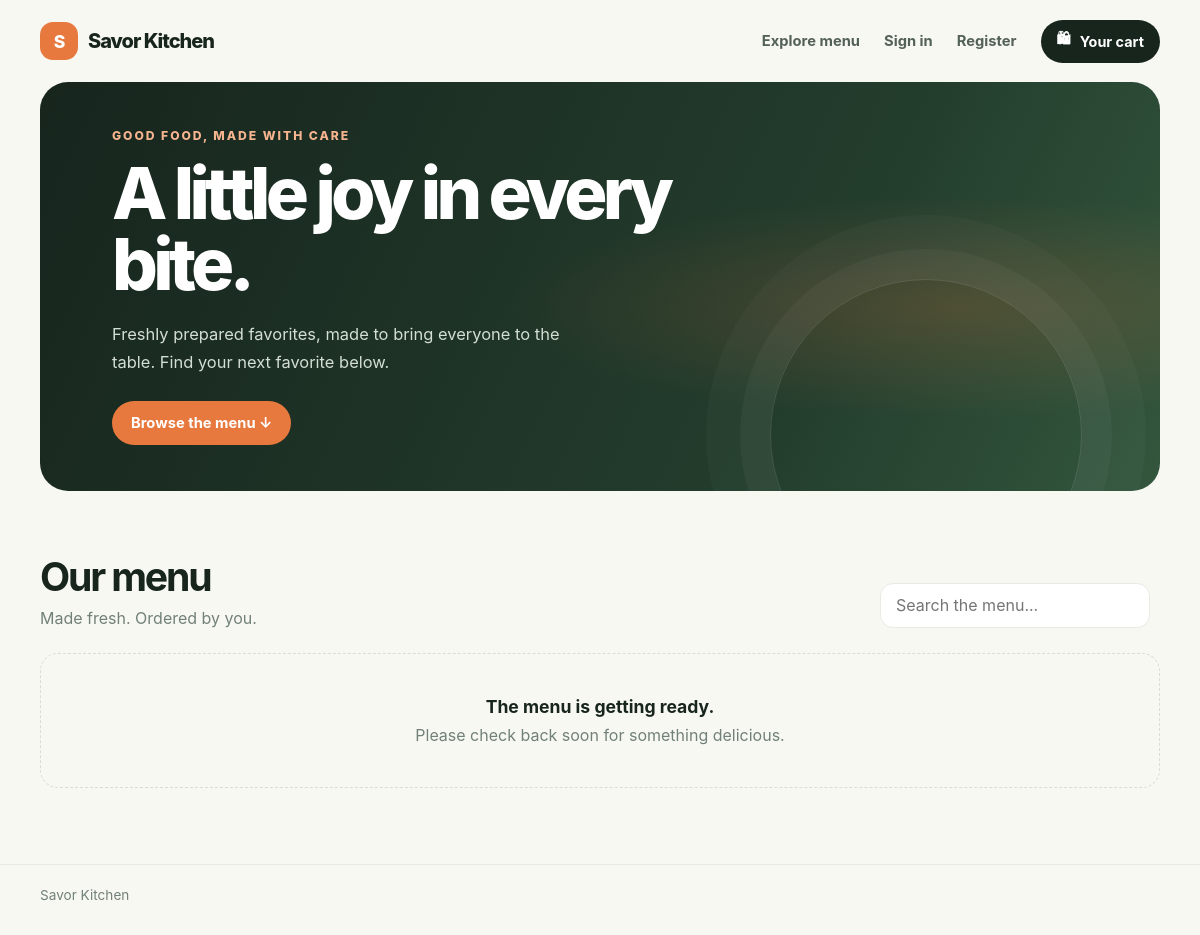
The app's page /, older data.
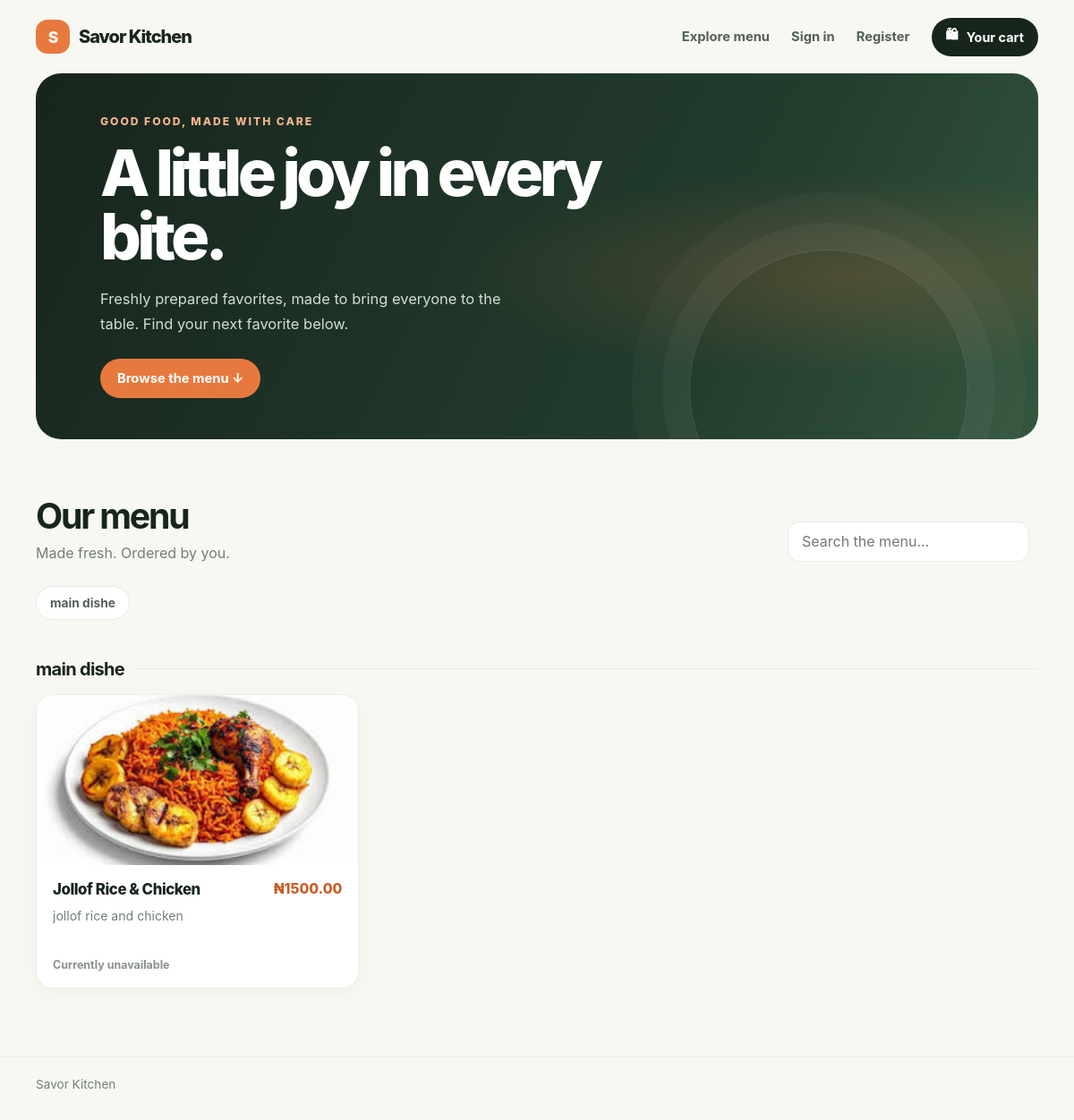
The same page, newer data.
### store/models.py (models this page shows, shortened)
class Category(models.Model):
    name = models.CharField(max_length=100, unique=True)
    slug = models.SlugField(max_length=100, unique=True)
    display_order = models.PositiveIntegerField(default=0)
    class Meta:
        verbose_name_plural = "Categories"
        ordering = ['display_order', 'name']

class MenuItem(models.Model):
    category = models.ForeignKey(Category, on_delete=models.CASCADE, related_name='items')
    name = models.CharField(max_length=150)
    description = models.TextField(blank=True)
    price = models.DecimalField(max_digits=10, decimal_places=2)
    image = models.ImageField(upload_to='menu_items/', blank=True, null=True)
    is_available = models.BooleanField(default=True)
    created_at = models.DateTimeField(auto_now_add=True)

### store/views.py (the view)
# urls.py: path('', views.menu_list_view, name='menu_list'),
def menu_list_view(request):
    categories = Category.objects.prefetch_related('items').all()
    store_config = StoreConfiguration.objects.first()
    context = {
        'categories': categories,
        'store_config': store_config,
    }
    return render(request, 'store/menu.html', context)

### store/templates/store/menu.html (shortened to what this page needs)
<!DOCTYPE html>
<html lang="en">
<head>
</head>
<body>
    <header class="shell topbar">
        <a class="brand" href="{% url 'store:menu_list' %}">
            <span class="brand-mark" aria-hidden="true">S</span>
            <span>{% if store_config %}{{ store_config.name }}{% else %}Savor Kitchen{% endif %}</span>
        </a>
        <nav class="nav" aria-label="Main navigation">
            <a class="nav-link" href="#menu">Explore menu</a>
            {% if request.user.is_authenticated %}
                <details class="account-menu">
                    <summary class="account-trigger" aria-label="Account menu for {{ request.user.get_full_name|default:request.user.username }}">
                        <span class="account-avatar" aria-hidden="true">{{ request.user.get_full_name|default:request.user.username|first|upper }}</span>
                        <span class="account-copy">
                            <span class="account-name">{{ request.user.get_full_name|default:request.user.username }}</span>
                            <span class="account-role">
                                {% if request.user.is_superuser or request.user.is_staff %}Administrator{% else %}{{ request.user.get_role_display }}{% endif %}
                            </span>
                        </span>
                        <span class="account-chevron" aria-hidden="true"></span>
                    </summary>
                    <div class="account-popover">
                        <a href="{% url 'address_list' %}">My addresses</a>
                        {% if request.user.is_staff or request.user.role == 'KITCHEN' or request.user.role == 'ADMIN' %}
                            <a href="{% url 'store:kitchen_dashboard' %}">Kitchen dashboard</a>
                            <a href="{% url 'store:menu_manage' %}">Manage menu</a>
                        {% endif %}
                        {% if request.user.is_superuser or request.user.role == 'ADMIN' %}
                            <a href="{% url 'staff_register' %}">Manage staff</a>
                        {% endif %}
                        <div class="account-divider" aria-hidden="true"></div>
                        <form class="logout-form" method="post" action="{% url 'logout' %}">
                            {% csrf_token %}
                            <button type="submit">Sign out</button>
                        </form>
                    </div>
                </details>
            {% else %}
                <a class="nav-link" href="{% url 'login' %}">Sign in</a>
                <a class="nav-link" href="{% url 'register' %}">Register</a>
            {% endif %}
            <a class="cart-link" href="{% url 'store:cart_detail' %}"><span aria-hidden="true">🛍</span> Your cart</a>
        </nav>
    </header>
    <main>
        <section class="shell hero" aria-labelledby="hero-title">
            <div class="hero-copy">
                <p class="eyebrow">Good food, made with care</p>
                <h1 id="hero-title">A little joy in every bite.</h1>
                <p>Freshly prepared favorites, made to bring everyone to the table. Find your next favorite below.</p>
                <a class="hero-action" href="#menu">Browse the menu <span aria-hidden="true">&nbsp;↓</span></a>
            </div>
        </section>
        <section class="shell menu-section" id="menu" aria-labelledby="menu-title">
            <div class="section-heading">
                <div>
                    <h2 id="menu-title">Our menu</h2>
                    <p>Made fresh. Ordered by you.</p>
                </div>
                <label>
                    <input class="search" id="menu-search" type="search" placeholder="Search the menu..."
                        autocomplete="off">
                </label>
            </div>
            {% if categories %}
            <nav class="category-nav" aria-label="Menu categories">
                {% for category in categories %}
                <a class="category-pill" href="#category-{{ category.slug }}">{{ category.name }}</a>
                {% endfor %}
            </nav>
            {% for category in categories %}
            <section class="category" id="category-{{ category.slug }}" aria-labelledby="heading-{{ category.slug }}">
                <h3 class="category-title" id="heading-{{ category.slug }}">{{ category.name }}</h3>
                {% if category.items.all %}
                <div class="menu-grid">
                    {% for item in category.items.all %}
                    <article class="menu-card" data-menu-item>
                        {% if item.image %}
                        <img class="food-image" src="{{ item.image.url }}" alt="{{ item.name }}" loading="lazy">
                        {% else %}
                        <div class="food-placeholder" aria-hidden="true">🍽️</div>
                        {% endif %}
                        <div class="card-content">
                            <div class="card-title-row">
                                <h4 class="card-title">{{ item.name }}</h4>
                                <span class="price">₦{{ item.price }}</span>
                            </div>
                            {% if item.description %}
                            <p class="description">{{ item.description }}</p>
                            {% else %}
                            <p class="description">Prepared fresh and ready to enjoy.</p>
                            {% endif %}
                            <div class="card-footer">
                                {% if item.is_available %}
                                <span class="availability">● Available now</span>
                                <form method="post" action="{% url 'store:cart_add' item.id %}">
                                    {% csrf_token %}
                                    <input type="hidden" name="quantity" value="1">
                                    <button class="add-button" type="submit"
                                        aria-label="Add {{ item.name }} to cart">Add to cart +</button>
                                </form>
                                {% else %}
                                <span class="availability unavailable">Currently unavailable</span>
                                {% endif %}
                            </div>
                        </div>
                    </article>
                    {% endfor %}
                </div>
                {% else %}
                <div class="empty-state">New dishes are coming soon.</div>
                {% endif %}
            </section>
            {% endfor %}
            {% else %}
            <div class="empty-state">
                <strong>The menu is getting ready.</strong>
                Please check back soon for something delicious.
            </div>
            {% endif %}
        </section>
    </main>
    <footer>
        <div class="shell">
            {% if store_config %}{{ store_config.name }}{% else %}Savor Kitchen{% endif %}
        </div>
    </footer>
</body>
</html>

Row changes from the older to the newer data that the page shows:
added Category: name "main dishe"
added MenuItem: image (picture), name "Jollof Rice & Chicken", price "1500.00", description "jollof rice and chicken", is_available "Currently unavailable"
Text that changed along with them:
text no longer shown: "The menu is getting ready. Please check back soon for something delicious."
